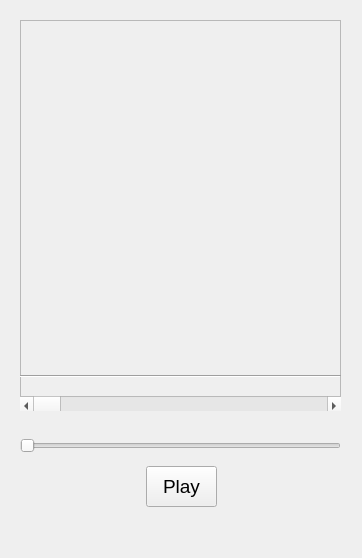
<?xml version="1.0" encoding="UTF-8"?>
<ui version="4.0">
 <class>DockWidget</class>
 <widget class="QDockWidget" name="DockWidget">
  <property name="geometry">
   <rect>
    <x>0</x>
    <y>0</y>
    <width>362</width>
    <height>558</height>
   </rect>
  </property>
  <property name="windowTitle">
   <string>DockWidget</string>
  </property>
  <widget class="QWidget" name="dockWidgetContents">
   <widget class="QPushButton" name="playStateButton">
    <property name="geometry">
     <rect>
      <x>146</x>
      <y>466</y>
      <width>71</width>
      <height>41</height>
     </rect>
    </property>
    <property name="font">
     <font>
      <pointsize>14</pointsize>
     </font>
    </property>
    <property name="text">
     <string>Play</string>
    </property>
   </widget>
   <widget class="QSlider" name="curSongPosSlider">
    <property name="geometry">
     <rect>
      <x>20</x>
      <y>436</y>
      <width>321</width>
      <height>20</height>
     </rect>
    </property>
    <property name="orientation">
     <enum>Qt::Horizontal</enum>
    </property>
   </widget>
   <widget class="QFrame" name="songDisplayFrame">
    <property name="geometry">
     <rect>
      <x>20</x>
      <y>20</y>
      <width>321</width>
      <height>391</height>
     </rect>
    </property>
    <property name="frameShape">
     <enum>QFrame::StyledPanel</enum>
    </property>
    <property name="frameShadow">
     <enum>QFrame::Raised</enum>
    </property>
    <widget class="QScrollBar" name="notesHScrollBar">
     <property name="geometry">
      <rect>
       <x>0</x>
       <y>376</y>
       <width>321</width>
       <height>20</height>
      </rect>
     </property>
     <property name="orientation">
      <enum>Qt::Horizontal</enum>
     </property>
    </widget>
    <widget class="Line" name="noteHitSplitter">
     <property name="geometry">
      <rect>
       <x>0</x>
       <y>346</y>
       <width>321</width>
       <height>20</height>
      </rect>
     </property>
     <property name="orientation">
      <enum>Qt::Horizontal</enum>
     </property>
    </widget>
    <zorder>noteHitSplitter</zorder>
    <zorder>notesHScrollBar</zorder>
   </widget>
  </widget>
 </widget>
 <resources/>
 <connections/>
</ui>
